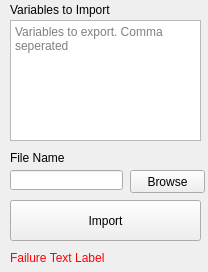
<?xml version="1.0" encoding="UTF-8"?>
<ui version="4.0">
 <class>import_variables_widget</class>
 <widget class="QWidget" name="import_variables_widget">
  <property name="geometry">
   <rect>
    <x>0</x>
    <y>0</y>
    <width>208</width>
    <height>272</height>
   </rect>
  </property>
  <property name="minimumSize">
   <size>
    <width>208</width>
    <height>272</height>
   </size>
  </property>
  <property name="maximumSize">
   <size>
    <width>208</width>
    <height>272</height>
   </size>
  </property>
  <property name="windowTitle">
   <string>Import</string>
  </property>
  <widget class="QPlainTextEdit" name="single_variables">
   <property name="geometry">
    <rect>
     <x>10</x>
     <y>20</y>
     <width>191</width>
     <height>121</height>
    </rect>
   </property>
   <property name="mouseTracking">
    <bool>false</bool>
   </property>
   <property name="whatsThis">
    <string/>
   </property>
   <property name="placeholderText">
    <string notr="true">Variables to export. Comma seperated</string>
   </property>
  </widget>
  <widget class="QLabel" name="failure_text_label">
   <property name="geometry">
    <rect>
     <x>10</x>
     <y>250</y>
     <width>111</width>
     <height>16</height>
    </rect>
   </property>
   <property name="styleSheet">
    <string notr="true">color:rgb(255, 0, 0)</string>
   </property>
   <property name="text">
    <string>Failure Text Label</string>
   </property>
  </widget>
  <widget class="QPushButton" name="import_variables_push_button">
   <property name="geometry">
    <rect>
     <x>10</x>
     <y>200</y>
     <width>191</width>
     <height>41</height>
    </rect>
   </property>
   <property name="text">
    <string>Import</string>
   </property>
  </widget>
  <widget class="QPushButton" name="browse_button">
   <property name="geometry">
    <rect>
     <x>130</x>
     <y>170</y>
     <width>75</width>
     <height>23</height>
    </rect>
   </property>
   <property name="text">
    <string>Browse</string>
   </property>
  </widget>
  <widget class="QLabel" name="label_3">
   <property name="geometry">
    <rect>
     <x>10</x>
     <y>150</y>
     <width>101</width>
     <height>16</height>
    </rect>
   </property>
   <property name="text">
    <string>File Name</string>
   </property>
  </widget>
  <widget class="QLineEdit" name="file_path">
   <property name="geometry">
    <rect>
     <x>10</x>
     <y>170</y>
     <width>113</width>
     <height>20</height>
    </rect>
   </property>
   <property name="readOnly">
    <bool>false</bool>
   </property>
   <property name="placeholderText">
    <string/>
   </property>
  </widget>
  <widget class="QLabel" name="label">
   <property name="geometry">
    <rect>
     <x>10</x>
     <y>0</y>
     <width>141</width>
     <height>20</height>
    </rect>
   </property>
   <property name="text">
    <string>Variables to Import</string>
   </property>
  </widget>
 </widget>
 <resources/>
 <connections/>
</ui>
